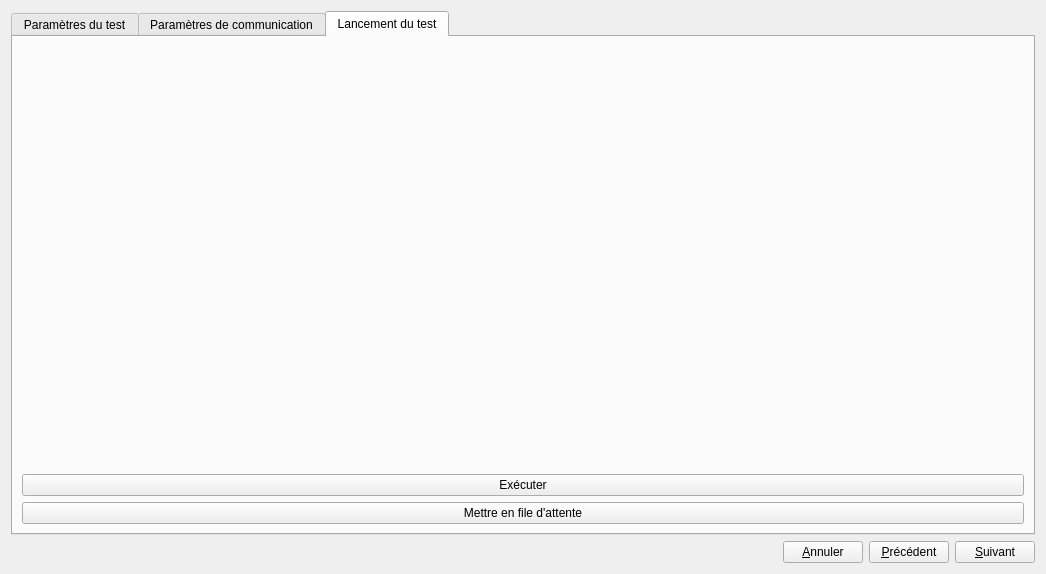
<?xml version="1.0" encoding="UTF-8"?>
<ui version="4.0">
 <class>et_InterfaceExecutionTest</class>
 <widget class="QWidget" name="et_InterfaceExecutionTest">
  <property name="geometry">
   <rect>
    <x>0</x>
    <y>0</y>
    <width>1041</width>
    <height>574</height>
   </rect>
  </property>
  <property name="windowTitle">
   <string>Form</string>
  </property>
  <layout class="QVBoxLayout" name="verticalLayout_8">
   <item>
    <layout class="QVBoxLayout" name="verticalLayout_7">
     <item>
      <widget class="QTabWidget" name="tabWidget_ExecutionTest">
       <property name="currentIndex">
        <number>2</number>
       </property>
       <widget class="QWidget" name="Page_Parametres">
        <attribute name="title">
         <string>Paramètres du test</string>
        </attribute>
        <layout class="QVBoxLayout" name="verticalLayout_3">
         <item>
          <widget class="QGroupBox" name="groupBox">
           <property name="sizePolicy">
            <sizepolicy hsizetype="Preferred" vsizetype="MinimumExpanding">
             <horstretch>0</horstretch>
             <verstretch>0</verstretch>
            </sizepolicy>
           </property>
           <property name="title">
            <string>Paramètres d'exécution :</string>
           </property>
           <layout class="QVBoxLayout" name="verticalLayout_10">
            <item>
             <layout class="QHBoxLayout" name="horizontalLayout">
              <property name="sizeConstraint">
               <enum>QLayout::SetDefaultConstraint</enum>
              </property>
              <item>
               <layout class="QVBoxLayout" name="verticalLayout_2">
                <item>
                 <layout class="QHBoxLayout" name="horizontalLayout_9">
                  <item>
                   <widget class="QLabel" name="label">
                    <property name="sizePolicy">
                     <sizepolicy hsizetype="Expanding" vsizetype="Preferred">
                      <horstretch>0</horstretch>
                      <verstretch>0</verstretch>
                     </sizepolicy>
                    </property>
                    <property name="minimumSize">
                     <size>
                      <width>230</width>
                      <height>22</height>
                     </size>
                    </property>
                    <property name="maximumSize">
                     <size>
                      <width>230</width>
                      <height>22</height>
                     </size>
                    </property>
                    <property name="text">
                     <string>Fichier de description :</string>
                    </property>
                   </widget>
                  </item>
                  <item>
                   <widget class="QLineEdit" name="lineEdit_FichierDescription">
                    <property name="sizePolicy">
                     <sizepolicy hsizetype="MinimumExpanding" vsizetype="Fixed">
                      <horstretch>0</horstretch>
                      <verstretch>0</verstretch>
                     </sizepolicy>
                    </property>
                    <property name="minimumSize">
                     <size>
                      <width>229</width>
                      <height>22</height>
                     </size>
                    </property>
                    <property name="maximumSize">
                     <size>
                      <width>229</width>
                      <height>22</height>
                     </size>
                    </property>
                    <property name="readOnly">
                     <bool>true</bool>
                    </property>
                   </widget>
                  </item>
                  <item>
                   <spacer name="horizontalSpacer_8">
                    <property name="orientation">
                     <enum>Qt::Horizontal</enum>
                    </property>
                    <property name="sizeHint" stdset="0">
                     <size>
                      <width>40</width>
                      <height>20</height>
                     </size>
                    </property>
                   </spacer>
                  </item>
                 </layout>
                </item>
                <item>
                 <layout class="QHBoxLayout" name="horizontalLayout_7">
                  <item>
                   <widget class="QLabel" name="label_Operateur">
                    <property name="minimumSize">
                     <size>
                      <width>230</width>
                      <height>22</height>
                     </size>
                    </property>
                    <property name="maximumSize">
                     <size>
                      <width>230</width>
                      <height>22</height>
                     </size>
                    </property>
                    <property name="text">
                     <string>Opérateur :</string>
                    </property>
                   </widget>
                  </item>
                  <item>
                   <widget class="QComboBox" name="comboBox_Operateur">
                    <property name="minimumSize">
                     <size>
                      <width>229</width>
                      <height>22</height>
                     </size>
                    </property>
                    <property name="maximumSize">
                     <size>
                      <width>229</width>
                      <height>22</height>
                     </size>
                    </property>
                   </widget>
                  </item>
                  <item>
                   <spacer name="horizontalSpacer_9">
                    <property name="orientation">
                     <enum>Qt::Horizontal</enum>
                    </property>
                    <property name="sizeHint" stdset="0">
                     <size>
                      <width>40</width>
                      <height>20</height>
                     </size>
                    </property>
                   </spacer>
                  </item>
                 </layout>
                </item>
                <item>
                 <layout class="QHBoxLayout" name="horizontalLayout_6">
                  <item>
                   <widget class="QLabel" name="label_Lieu">
                    <property name="minimumSize">
                     <size>
                      <width>230</width>
                      <height>22</height>
                     </size>
                    </property>
                    <property name="maximumSize">
                     <size>
                      <width>230</width>
                      <height>22</height>
                     </size>
                    </property>
                    <property name="text">
                     <string>Lieu :</string>
                    </property>
                   </widget>
                  </item>
                  <item>
                   <widget class="QComboBox" name="comboBox_Lieu">
                    <property name="minimumSize">
                     <size>
                      <width>229</width>
                      <height>22</height>
                     </size>
                    </property>
                    <property name="maximumSize">
                     <size>
                      <width>229</width>
                      <height>22</height>
                     </size>
                    </property>
                   </widget>
                  </item>
                  <item>
                   <spacer name="horizontalSpacer_10">
                    <property name="orientation">
                     <enum>Qt::Horizontal</enum>
                    </property>
                    <property name="sizeHint" stdset="0">
                     <size>
                      <width>40</width>
                      <height>20</height>
                     </size>
                    </property>
                   </spacer>
                  </item>
                 </layout>
                </item>
                <item>
                 <layout class="QVBoxLayout" name="verticalLayout_12">
                  <item>
                   <layout class="QHBoxLayout" name="horizontalLayout_14">
                    <item>
                     <widget class="QLabel" name="label_9">
                      <property name="text">
                       <string>Date et heure de début :</string>
                      </property>
                     </widget>
                    </item>
                    <item>
                     <spacer name="horizontalSpacer_4">
                      <property name="orientation">
                       <enum>Qt::Horizontal</enum>
                      </property>
                      <property name="sizeHint" stdset="0">
                       <size>
                        <width>40</width>
                        <height>20</height>
                       </size>
                      </property>
                     </spacer>
                    </item>
                   </layout>
                  </item>
                  <item>
                   <layout class="QHBoxLayout" name="horizontalLayout_16">
                    <item>
                     <spacer name="horizontalSpacer_5">
                      <property name="orientation">
                       <enum>Qt::Horizontal</enum>
                      </property>
                      <property name="sizeType">
                       <enum>QSizePolicy::Minimum</enum>
                      </property>
                      <property name="sizeHint" stdset="0">
                       <size>
                        <width>40</width>
                        <height>20</height>
                       </size>
                      </property>
                     </spacer>
                    </item>
                    <item>
                     <widget class="QRadioButton" name="radioButton_DebutImmediat">
                      <property name="text">
                       <string>Dès que possible</string>
                      </property>
                      <property name="checked">
                       <bool>true</bool>
                      </property>
                      <attribute name="buttonGroup">
                       <string notr="true">bg_ChoixDebutTest</string>
                      </attribute>
                     </widget>
                    </item>
                    <item>
                     <widget class="QRadioButton" name="radioButton_DebutDateHeure">
                      <property name="sizePolicy">
                       <sizepolicy hsizetype="Preferred" vsizetype="Fixed">
                        <horstretch>0</horstretch>
                        <verstretch>0</verstretch>
                       </sizepolicy>
                      </property>
                      <property name="text">
                       <string>Le</string>
                      </property>
                      <attribute name="buttonGroup">
                       <string notr="true">bg_ChoixDebutTest</string>
                      </attribute>
                     </widget>
                    </item>
                    <item>
                     <widget class="QDateTimeEdit" name="dateTime_DebutTest">
                      <property name="readOnly">
                       <bool>false</bool>
                      </property>
                     </widget>
                    </item>
                    <item>
                     <spacer name="horizontalSpacer_7">
                      <property name="orientation">
                       <enum>Qt::Horizontal</enum>
                      </property>
                      <property name="sizeType">
                       <enum>QSizePolicy::Expanding</enum>
                      </property>
                      <property name="sizeHint" stdset="0">
                       <size>
                        <width>40</width>
                        <height>20</height>
                       </size>
                      </property>
                     </spacer>
                    </item>
                   </layout>
                  </item>
                 </layout>
                </item>
                <item>
                 <spacer name="verticalSpacer">
                  <property name="orientation">
                   <enum>Qt::Vertical</enum>
                  </property>
                  <property name="sizeHint" stdset="0">
                   <size>
                    <width>20</width>
                    <height>40</height>
                   </size>
                  </property>
                 </spacer>
                </item>
               </layout>
              </item>
              <item>
               <spacer name="horizontalSpacer_2">
                <property name="orientation">
                 <enum>Qt::Horizontal</enum>
                </property>
                <property name="sizeType">
                 <enum>QSizePolicy::Minimum</enum>
                </property>
                <property name="sizeHint" stdset="0">
                 <size>
                  <width>10</width>
                  <height>20</height>
                 </size>
                </property>
               </spacer>
              </item>
              <item>
               <layout class="QVBoxLayout" name="verticalLayout">
                <item>
                 <layout class="QHBoxLayout" name="horizontalLayout_8">
                  <item>
                   <widget class="QLabel" name="label_2">
                    <property name="sizePolicy">
                     <sizepolicy hsizetype="Expanding" vsizetype="Preferred">
                      <horstretch>0</horstretch>
                      <verstretch>0</verstretch>
                     </sizepolicy>
                    </property>
                    <property name="minimumSize">
                     <size>
                      <width>150</width>
                      <height>29</height>
                     </size>
                    </property>
                    <property name="maximumSize">
                     <size>
                      <width>150</width>
                      <height>29</height>
                     </size>
                    </property>
                    <property name="text">
                     <string>Type de test :</string>
                    </property>
                   </widget>
                  </item>
                  <item>
                   <widget class="QLineEdit" name="lineEdit_TypeTest">
                    <property name="sizePolicy">
                     <sizepolicy hsizetype="MinimumExpanding" vsizetype="Fixed">
                      <horstretch>0</horstretch>
                      <verstretch>0</verstretch>
                     </sizepolicy>
                    </property>
                    <property name="readOnly">
                     <bool>true</bool>
                    </property>
                   </widget>
                  </item>
                  <item>
                   <spacer name="horizontalSpacer_11">
                    <property name="orientation">
                     <enum>Qt::Horizontal</enum>
                    </property>
                    <property name="sizeHint" stdset="0">
                     <size>
                      <width>40</width>
                      <height>20</height>
                     </size>
                    </property>
                   </spacer>
                  </item>
                 </layout>
                </item>
                <item>
                 <layout class="QHBoxLayout" name="horizontalLayout_3">
                  <item>
                   <widget class="QLabel" name="label_Temperature">
                    <property name="minimumSize">
                     <size>
                      <width>150</width>
                      <height>29</height>
                     </size>
                    </property>
                    <property name="maximumSize">
                     <size>
                      <width>150</width>
                      <height>29</height>
                     </size>
                    </property>
                    <property name="text">
                     <string>Température :</string>
                    </property>
                   </widget>
                  </item>
                  <item>
                   <spacer name="horizontalSpacer_8">
                    <property name="orientation">
                     <enum>Qt::Horizontal</enum>
                    </property>
                    <property name="sizeHint" stdset="0">
                     <size>
                      <width>40</width>
                      <height>20</height>
                     </size>
                    </property>
                   </spacer>
                  </item>
                  <item>
                   <layout class="QVBoxLayout" name="verticalLayout_10">
                    <item>
                     <layout class="QHBoxLayout" name="horizontalLayout_2">
                      <item>
                       <widget class="QPushButton" name="ajouterSonde">
                        <property name="maximumSize">
                         <size>
                          <width>125</width>
                          <height>24</height>
                         </size>
                        </property>
                        <property name="text">
                         <string>Ajouter une sonde</string>
                        </property>
                       </widget>
                      </item>
                      <item>
                       <widget class="QPushButton" name="supprimerSonde">
                        <property name="maximumSize">
                         <size>
                          <width>75</width>
                          <height>24</height>
                         </size>
                        </property>
                        <property name="text">
                         <string>Supprimer</string>
                        </property>
                       </widget>
                      </item>
                     </layout>
                    </item>
                    <item>
                     <widget class="QLabel" name="label_Sonde">
                      <property name="maximumSize">
                       <size>
                        <width>300</width>
                        <height>24</height>
                       </size>
                      </property>
                      <property name="text">
                       <string/>
                      </property>
                     </widget>
                    </item>
                    <item>
                     <widget class="QDoubleSpinBox" name="doubleSpinBox_Temperature">
                      <property name="maximum">
                       <double>1000000000.000000000000000</double>
                      </property>
                      <property name="value">
                       <double>20.000000000000000</double>
                      </property>
                     </widget>
                    </item>
                   </layout>
                  </item>
                  <item>
                   <spacer name="horizontalSpacer_12">
                    <property name="orientation">
                     <enum>Qt::Horizontal</enum>
                    </property>
                    <property name="sizeHint" stdset="0">
                     <size>
                      <width>40</width>
                      <height>20</height>
                     </size>
                    </property>
                   </spacer>
                  </item>
                 </layout>
                </item>
                <item>
                 <layout class="QHBoxLayout" name="horizontalLayout_5">
                  <item>
                   <widget class="QLabel" name="label_Pression">
                    <property name="minimumSize">
                     <size>
                      <width>150</width>
                      <height>29</height>
                     </size>
                    </property>
                    <property name="maximumSize">
                     <size>
                      <width>150</width>
                      <height>29</height>
                     </size>
                    </property>
                    <property name="text">
                     <string>Pression :</string>
                    </property>
                   </widget>
                  </item>
                  <item>
                   <widget class="QDoubleSpinBox" name="doubleSpinBox_Pression">
                    <property name="maximum">
                     <double>1000000000.000000000000000</double>
                    </property>
                    <property name="value">
                     <double>1015.000000000000000</double>
                    </property>
                   </widget>
                  </item>
                  <item>
                   <spacer name="horizontalSpacer_13">
                    <property name="orientation">
                     <enum>Qt::Horizontal</enum>
                    </property>
                    <property name="sizeHint" stdset="0">
                     <size>
                      <width>40</width>
                      <height>20</height>
                     </size>
                    </property>
                   </spacer>
                  </item>
                 </layout>
                </item>
                <item>
                 <layout class="QHBoxLayout" name="horizontalLayout_12">
                  <item>
                   <widget class="QLabel" name="label_CSV">
                    <property name="sizePolicy">
                     <sizepolicy hsizetype="Expanding" vsizetype="Preferred">
                      <horstretch>0</horstretch>
                      <verstretch>0</verstretch>
                     </sizepolicy>
                    </property>
                    <property name="minimumSize">
                     <size>
                      <width>193</width>
                      <height>32</height>
                     </size>
                    </property>
                    <property name="maximumSize">
                     <size>
                      <width>216</width>
                      <height>32</height>
                     </size>
                    </property>
                    <property name="text">
                     <string>Nom du fichier CSV 
D'export des mesures brutes :</string>
                    </property>
                   </widget>
                  </item>
                  <item>
                   <widget class="QLineEdit" name="lineEdit_FichierCSV">
                    <property name="sizePolicy">
                     <sizepolicy hsizetype="MinimumExpanding" vsizetype="Fixed">
                      <horstretch>0</horstretch>
                      <verstretch>0</verstretch>
                     </sizepolicy>
                    </property>
                   </widget>
                  </item>
                  <item>
                   <widget class="QToolButton" name="button_fichierCSV">
                    <property name="text">
                     <string>...</string>
                    </property>
                   </widget>
                  </item>
                  <item>
                   <spacer name="horizontalSpacer_14">
                    <property name="orientation">
                     <enum>Qt::Horizontal</enum>
                    </property>
                    <property name="sizeHint" stdset="0">
                     <size>
                      <width>40</width>
                      <height>20</height>
                     </size>
                    </property>
                   </spacer>
                  </item>
                 </layout>
                </item>
                <item>
                 <spacer name="verticalSpacer_3">
                  <property name="orientation">
                   <enum>Qt::Vertical</enum>
                  </property>
                  <property name="sizeHint" stdset="0">
                   <size>
                    <width>20</width>
                    <height>40</height>
                   </size>
                  </property>
                 </spacer>
                </item>
               </layout>
              </item>
             </layout>
            </item>
            <item>
             <layout class="QHBoxLayout" name="horizontalLayout_2">
              <item>
               <layout class="QVBoxLayout" name="affichageInfoTests"/>
              </item>
              <item>
               <spacer name="horizontalSpacer_15">
                <property name="orientation">
                 <enum>Qt::Horizontal</enum>
                </property>
                <property name="sizeHint" stdset="0">
                 <size>
                  <width>40</width>
                  <height>20</height>
                 </size>
                </property>
               </spacer>
              </item>
             </layout>
            </item>
           </layout>
          </widget>
         </item>
         <item>
          <widget class="Line" name="line">
           <property name="orientation">
            <enum>Qt::Horizontal</enum>
           </property>
          </widget>
         </item>
         <item>
          <widget class="QGroupBox" name="groupBox_2">
           <property name="sizePolicy">
            <sizepolicy hsizetype="Preferred" vsizetype="Expanding">
             <horstretch>0</horstretch>
             <verstretch>0</verstretch>
            </sizepolicy>
           </property>
           <property name="title">
            <string>Choix des analyseurs :</string>
           </property>
           <layout class="QGridLayout" name="gridLayout_2">
            <item row="0" column="1">
             <layout class="QHBoxLayout" name="horizontalLayout_10">
              <item>
               <widget class="QTableWidget" name="tableWidget_Analyseurs">
                <property name="sizePolicy">
                 <sizepolicy hsizetype="Expanding" vsizetype="Expanding">
                  <horstretch>0</horstretch>
                  <verstretch>0</verstretch>
                 </sizepolicy>
                </property>
                <property name="minimumSize">
                 <size>
                  <width>892</width>
                  <height>100</height>
                 </size>
                </property>
                <property name="editTriggers">
                 <set>QAbstractItemView::NoEditTriggers</set>
                </property>
                <property name="alternatingRowColors">
                 <bool>true</bool>
                </property>
                <property name="selectionMode">
                 <enum>QAbstractItemView::SingleSelection</enum>
                </property>
                <property name="selectionBehavior">
                 <enum>QAbstractItemView::SelectRows</enum>
                </property>
                <property name="textElideMode">
                 <enum>Qt::ElideNone</enum>
                </property>
                <property name="columnCount">
                 <number>9</number>
                </property>
                <attribute name="horizontalHeaderDefaultSectionSize">
                 <number>100</number>
                </attribute>
                <column>
                 <property name="text">
                  <string>ID</string>
                 </property>
                </column>
                <column>
                 <property name="text">
                  <string>N° de série</string>
                 </property>
                </column>
                <column>
                 <property name="text">
                  <string>Modèle</string>
                 </property>
                </column>
                <column>
                 <property name="text">
                  <string>Marque</string>
                 </property>
                </column>
                <column>
                 <property name="text">
                  <string>Gamme min</string>
                 </property>
                </column>
                <column>
                 <property name="text">
                  <string>Gamme max</string>
                 </property>
                </column>
                <column>
                 <property name="text">
                  <string>Offset</string>
                 </property>
                </column>
                <column>
                 <property name="text">
                  <string>Adresse</string>
                 </property>
                </column>
                <column>
                 <property name="text">
                  <string>Port Série</string>
                 </property>
                </column>
               </widget>
              </item>
              <item>
               <layout class="QVBoxLayout" name="verticalLayout_4">
                <item>
                 <widget class="QPushButton" name="button_Ajouter">
                  <property name="text">
                   <string>Ajouter</string>
                  </property>
                 </widget>
                </item>
                <item>
                 <widget class="QPushButton" name="button_Supprimer">
                  <property name="text">
                   <string>Supprimer</string>
                  </property>
                 </widget>
                </item>
                <item>
                 <spacer name="verticalSpacer_4">
                  <property name="orientation">
                   <enum>Qt::Vertical</enum>
                  </property>
                  <property name="sizeHint" stdset="0">
                   <size>
                    <width>20</width>
                    <height>40</height>
                   </size>
                  </property>
                 </spacer>
                </item>
               </layout>
              </item>
             </layout>
            </item>
           </layout>
          </widget>
         </item>
         <item>
          <widget class="Line" name="line_2">
           <property name="orientation">
            <enum>Qt::Horizontal</enum>
           </property>
          </widget>
         </item>
        </layout>
       </widget>
       <widget class="QWidget" name="tab_TestCommunication">
        <attribute name="title">
         <string>Paramètres de communication</string>
        </attribute>
        <layout class="QGridLayout" name="gridLayout_6">
         <item row="0" column="0">
          <layout class="QVBoxLayout" name="verticalLayout_6">
           <item>
            <widget class="QGroupBox" name="groupBox_3">
             <property name="title">
              <string>Communication des analyseurs</string>
             </property>
             <layout class="QGridLayout" name="gridLayout_4">
              <item row="0" column="0">
               <layout class="QVBoxLayout" name="verticalLayout_5">
                <item>
                 <widget class="QTableWidget" name="tableWidget_Communication">
                  <property name="editTriggers">
                   <set>QAbstractItemView::NoEditTriggers</set>
                  </property>
                  <property name="alternatingRowColors">
                   <bool>true</bool>
                  </property>
                  <property name="selectionMode">
                   <enum>QAbstractItemView::SingleSelection</enum>
                  </property>
                  <property name="selectionBehavior">
                   <enum>QAbstractItemView::SelectRows</enum>
                  </property>
                  <property name="textElideMode">
                   <enum>Qt::ElideNone</enum>
                  </property>
                  <attribute name="horizontalHeaderDefaultSectionSize">
                   <number>200</number>
                  </attribute>
                  <attribute name="horizontalHeaderStretchLastSection">
                   <bool>true</bool>
                  </attribute>
                  <column>
                   <property name="text">
                    <string>ID</string>
                   </property>
                  </column>
                  <column>
                   <property name="text">
                    <string>N° de série</string>
                   </property>
                  </column>
                  <column>
                   <property name="text">
                    <string>Interface de communication</string>
                   </property>
                  </column>
                  <column>
                   <property name="text">
                    <string>État de la communication</string>
                   </property>
                  </column>
                 </widget>
                </item>
                <item>
                 <layout class="QHBoxLayout" name="horizontalLayout_13">
                  <item>
                   <widget class="QLabel" name="label_10">
                    <property name="sizePolicy">
                     <sizepolicy hsizetype="Preferred" vsizetype="Preferred">
                      <horstretch>0</horstretch>
                      <verstretch>0</verstretch>
                     </sizepolicy>
                    </property>
                    <property name="text">
                     <string>Interface de communication :</string>
                    </property>
                   </widget>
                  </item>
                  <item>
                   <widget class="QLineEdit" name="lineEdit_InterfaceAnalyseur">
                    <property name="enabled">
                     <bool>false</bool>
                    </property>
                    <property name="sizePolicy">
                     <sizepolicy hsizetype="Minimum" vsizetype="Fixed">
                      <horstretch>0</horstretch>
                      <verstretch>0</verstretch>
                     </sizepolicy>
                    </property>
                    <property name="text">
                     <string/>
                    </property>
                   </widget>
                  </item>
                  <item>
                   <widget class="QPushButton" name="button_TestAnalyseur">
                    <property name="enabled">
                     <bool>false</bool>
                    </property>
                    <property name="text">
                     <string>Tester communication</string>
                    </property>
                   </widget>
                  </item>
                  <item>
                   <spacer name="horizontalSpacer_6">
                    <property name="orientation">
                     <enum>Qt::Horizontal</enum>
                    </property>
                    <property name="sizeType">
                     <enum>QSizePolicy::Expanding</enum>
                    </property>
                    <property name="sizeHint" stdset="0">
                     <size>
                      <width>40</width>
                      <height>20</height>
                     </size>
                    </property>
                   </spacer>
                  </item>
                 </layout>
                </item>
               </layout>
              </item>
             </layout>
            </widget>
           </item>
           <item>
            <widget class="QGroupBox" name="groupBox_5">
             <property name="minimumSize">
              <size>
               <width>978</width>
               <height>62</height>
              </size>
             </property>
             <property name="title">
              <string>Communication Sonde</string>
             </property>
             <widget class="QWidget" name="horizontalLayoutWidget">
              <property name="geometry">
               <rect>
                <x>10</x>
                <y>20</y>
                <width>661</width>
                <height>28</height>
               </rect>
              </property>
              <layout class="QHBoxLayout" name="horizontalLayout_20">
               <item>
                <widget class="QLabel" name="label_4">
                 <property name="text">
                  <string>Interface de communication :</string>
                 </property>
                </widget>
               </item>
               <item>
                <widget class="QLineEdit" name="lineEdit_InterfaceSonde"/>
               </item>
               <item>
                <widget class="QPushButton" name="button_TestSonde">
                 <property name="text">
                  <string>Tester</string>
                 </property>
                </widget>
               </item>
               <item>
                <spacer name="horizontalSpacer_9">
                 <property name="orientation">
                  <enum>Qt::Horizontal</enum>
                 </property>
                 <property name="sizeHint" stdset="0">
                  <size>
                   <width>40</width>
                   <height>20</height>
                  </size>
                 </property>
                </spacer>
               </item>
               <item>
                <widget class="QLabel" name="label_5">
                 <property name="minimumSize">
                  <size>
                   <width>142</width>
                   <height>26</height>
                  </size>
                 </property>
                 <property name="text">
                  <string>État de la communication :</string>
                 </property>
                </widget>
               </item>
               <item>
                <widget class="QLabel" name="label_EtatSonde">
                 <property name="text">
                  <string>En Attente</string>
                 </property>
                </widget>
               </item>
              </layout>
             </widget>
            </widget>
           </item>
           <item>
            <widget class="QGroupBox" name="groupBox_4">
             <property name="title">
              <string>Communication calibrateur</string>
             </property>
             <layout class="QGridLayout" name="gridLayout_5">
              <item row="0" column="0">
               <layout class="QHBoxLayout" name="horizontalLayout_4">
                <item>
                 <widget class="QLabel" name="label_6">
                  <property name="text">
                   <string>Canal calibrateur :</string>
                  </property>
                 </widget>
                </item>
                <item>
                 <widget class="QLineEdit" name="lineEdit_CanalCalibrateur"/>
                </item>
                <item>
                 <widget class="QLabel" name="label_3">
                  <property name="text">
                   <string>Interface de communication :</string>
                  </property>
                 </widget>
                </item>
                <item>
                 <widget class="QLineEdit" name="lineEdit_InterfaceCalibrateur">
                  <property name="text">
                   <string/>
                  </property>
                 </widget>
                </item>
                <item>
                 <widget class="QPushButton" name="button_TestCalibrateur">
                  <property name="text">
                   <string>Tester</string>
                  </property>
                 </widget>
                </item>
               </layout>
              </item>
              <item row="0" column="4">
               <spacer name="horizontalSpacer_3">
                <property name="orientation">
                 <enum>Qt::Horizontal</enum>
                </property>
                <property name="sizeHint" stdset="0">
                 <size>
                  <width>40</width>
                  <height>20</height>
                 </size>
                </property>
               </spacer>
              </item>
              <item row="0" column="1">
               <widget class="QLabel" name="label_11">
                <property name="text">
                 <string>État de la communication :</string>
                </property>
               </widget>
              </item>
              <item row="0" column="3">
               <widget class="QLabel" name="label_EtatCalibrateur">
                <property name="text">
                 <string>En attente</string>
                </property>
               </widget>
              </item>
             </layout>
            </widget>
           </item>
          </layout>
         </item>
        </layout>
       </widget>
       <widget class="QWidget" name="tab_ExecutionTest">
        <attribute name="title">
         <string>Lancement du test</string>
        </attribute>
        <layout class="QGridLayout" name="gridLayout_3">
         <item row="0" column="0">
          <layout class="QHBoxLayout" name="horizontalLayout_15">
           <item>
            <layout class="QHBoxLayout" name="h_Layout_InfosTest"/>
           </item>
           <item>
            <layout class="QVBoxLayout" name="verticalLayout_9">
             <item>
              <spacer name="verticalSpacer_2">
               <property name="orientation">
                <enum>Qt::Vertical</enum>
               </property>
               <property name="sizeHint" stdset="0">
                <size>
                 <width>20</width>
                 <height>40</height>
                </size>
               </property>
              </spacer>
             </item>
             <item>
              <widget class="QPushButton" name="button_Executer">
               <property name="text">
                <string>Exécuter</string>
               </property>
              </widget>
             </item>
             <item>
              <widget class="QPushButton" name="button_MettreEnAttente">
               <property name="text">
                <string>Mettre en file d'attente</string>
               </property>
              </widget>
             </item>
            </layout>
           </item>
          </layout>
         </item>
        </layout>
       </widget>
      </widget>
     </item>
     <item>
      <layout class="QHBoxLayout" name="horizontalLayout_11">
       <item>
        <layout class="QGridLayout" name="gridLayout_10"/>
       </item>
       <item>
        <spacer name="horizontalSpacer">
         <property name="orientation">
          <enum>Qt::Horizontal</enum>
         </property>
         <property name="sizeHint" stdset="0">
          <size>
           <width>40</width>
           <height>20</height>
          </size>
         </property>
        </spacer>
       </item>
       <item>
        <widget class="QPushButton" name="button_Annuler">
         <property name="text">
          <string>&amp;Annuler</string>
         </property>
        </widget>
       </item>
       <item>
        <widget class="QPushButton" name="button_Precedent">
         <property name="text">
          <string>&amp;Précédent</string>
         </property>
        </widget>
       </item>
       <item>
        <widget class="QPushButton" name="button_Suivant">
         <property name="text">
          <string>&amp;Suivant</string>
         </property>
        </widget>
       </item>
      </layout>
     </item>
    </layout>
   </item>
  </layout>
 </widget>
 <resources/>
 <connections/>
 <buttongroups>
  <buttongroup name="bg_ChoixDebutTest"/>
 </buttongroups>
</ui>
